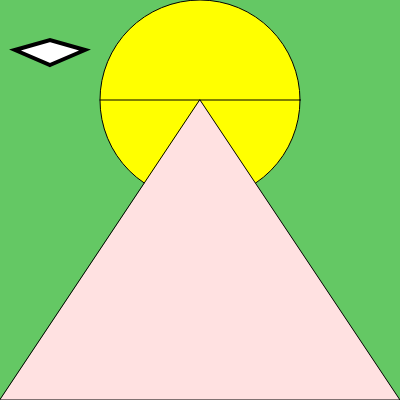
Frame 1 (no input)
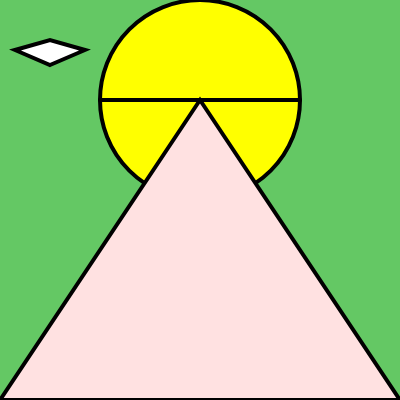
Frame 60 (no input)
Frame 120 (the mouse pressed at the canvas centre since frame 60): identical to frame 60, image omitted

The p5.js sketch that drew these frames (run headless with seeded random() and noise() and a simulated clock; from frame 60 on, the mouse is pressed at the canvas centre):

// p5.js sketch
// ── sketch.js
function setup() {
  createCanvas(400, 400);
}

function draw() {
  background(100,200,100);
  fill(255,255,0);
 circle (200,100,200);
 fill(255,225,225);
triangle(0,400,400,400,200,100);
line(100,100,300,100);
fill(255,255,255);
strokeWeight(4,255);
quad(50,65,85,50,50,40,15,50);
}
